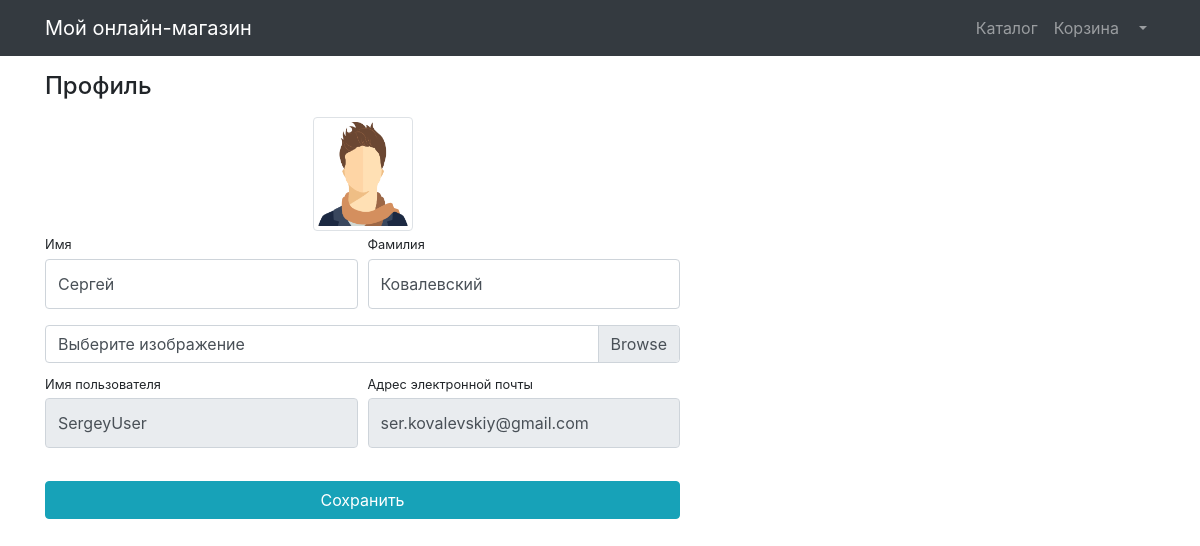
/users/profile/ (signed in), run on the app's committed database.
### users/models.py (models this page shows)
class User(AbstractUser):
    image = models.ImageField(upload_to='users_images', null=True, blank=True)

### users/views.py (the view)
# urls.py: path('profile/', profile, name='profile'),
@login_required
def profile(request):
    title = 'Профиль'
    if request.method == 'POST':
        form = UserProfileForm(instance=request.user, data=request.POST, files=request.FILES)
        if form.is_valid():
            form.save()
            return HttpResponseRedirect(request.META['HTTP_REFERER'])
    else:
        form = UserProfileForm(instance=request.user)
    context = {'title': title,
               'form': form}
    return render(request, 'users/profile.html', context)

### users/forms.py
class UserProfileForm(UserChangeForm):
    first_name = forms.CharField(widget=forms.TextInput(attrs={
        'class': 'form-control py-4'}))
    last_name = forms.CharField(widget=forms.TextInput(attrs={
        'class': 'form-control py-4'}))
    username = forms.CharField(widget=forms.TextInput(attrs={
        'class': 'form-control py-4',
        'readonly': True}))
    email = forms.CharField(widget=forms.TextInput(attrs={
        'class': 'form-control py-4',
        'readonly': True}))
    image = forms.ImageField(widget=forms.FileInput(attrs={
        'class': 'custom-file-input'
    }), required=False)
    class Meta:
        model = User
        fields = ('first_name', 'last_name', 'username', 'email', 'image')

### templates/users/profile.html (shortened to what this page needs)
{% extends 'products/base.html' %}
{% load static %}
{% block css %}
    <link href="{% static '/vendor/css/profile.css' %}" rel="stylesheet">
{% endblock %}
{% block content %}
<div class="container">
    <div class="row">
        <div class="col-lg-7">
            <h4 class="mt-3 mb-3">Профиль</h4>
            <div class="col-lg-12 text-center">
                <img width="100" height="100"
                     src="{% if user.image %} {{user.image.url}} {% else %}
                     {% static 'vendor/img/users/default_avatar.jpg' %} {% endif %}"
                     class="img-thumbnail">
            </div>
            <form action="{% url 'users:profile' %}" method="post" enctype="multipart/form-data">
                <div class="form-row">
                    <div class="col-lg-6">
                        <div class="form-group">
                            <label class="small mb-1" for="{{form.first_name.id_for_label}}">Имя</label>
                            {{form.first_name}}
                        </div>
                    </div>
                    <div class="col-lg-6">
                        <div class="form-group">
                            <label class="small mb-1" for="{{form.last_name.id_for_label}}">Фамилия</label>
                            {{form.last_name}}
                        </div>
                    </div>
                </div>
                <div class="form-row mb-2">
                    <div class="col-lg-12">
                        <div class="custom-file">
                            <label class="custom-file-label" for="form.image.id_for_label">Выберите изображение</label>
                        </div>
                    </div>
                </div>
                <div class="form-row">
                    <div class="col-lg-6">
                        <label class="small mb-1" for="form.username.id_for_label">Имя пользователя</label>
                        {{form.username}}
                    </div>
                    <div class="col-lg-6">
                        <label class="small mb-1" for="form.email.id_for_label">Адрес электронной почты</label>
                        {{form.email}}
                    </div>
                </div>
                <div class="form-row">
                    <div class="col-lg-12" style="margin-top: 33px;">
                        <input class="btn btn-info btn-block" type="submit" value="Сохранить">
                    </div>
                </div>
            </form>
        </div>
    </div>
</div>
{% endblock %}

### data on the page
User: image (picture), first_name "Сергей", last_name "Ковалевский", username "SergeyUser", email "ser.kovalevskiy@gmail.com"
